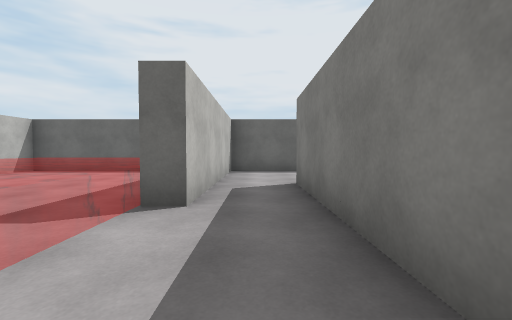
View 1 (above)

24 first-person views from a walk through a 3-D level made in the Unity game engine. The camera is 1.2 m above the floor, tilts 2° down and sees 90° across. The floor is counted in squares, 2 m on a side. Each view is taken from the middle of a square. On the plan, view 1 faces up. The plan holds only what a view shows up to about 9 squares ahead; the rest is blank. The place goes on beyond the plan. The player is left out. Some animated figures are not drawn. Surface patterns are stand-ins for the level's own textures.

View 2
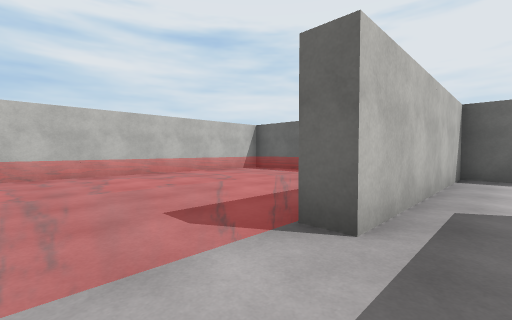

View 3
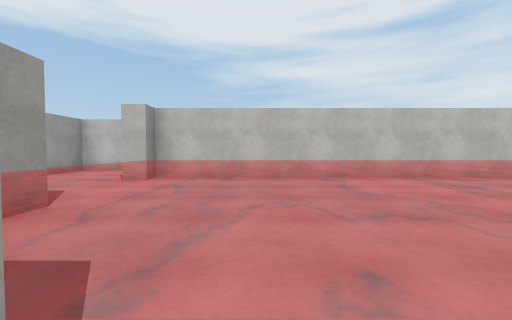

View 4
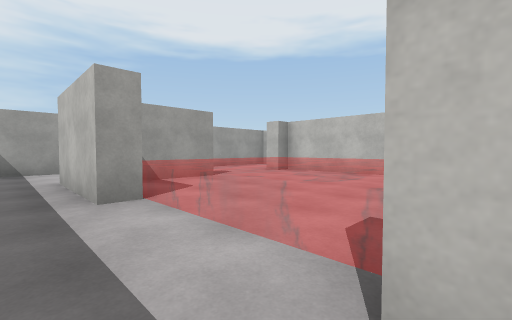

View 5
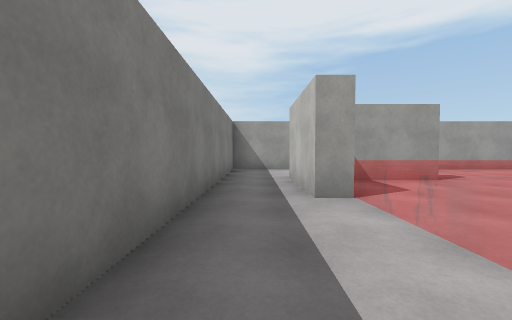

View 6
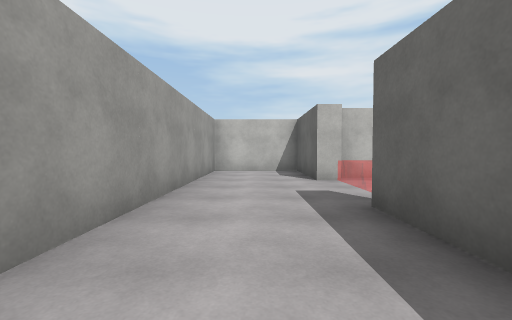

View 7
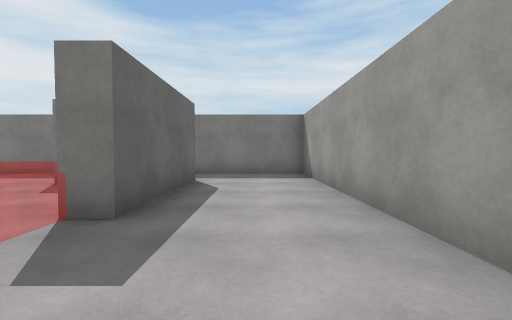

View 8
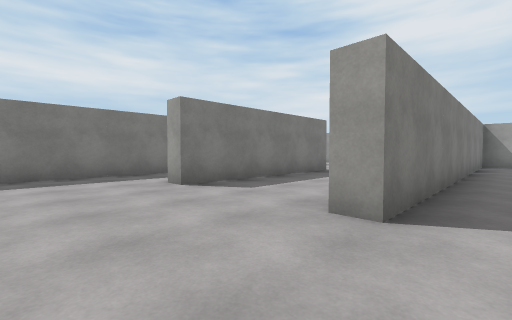

View 9
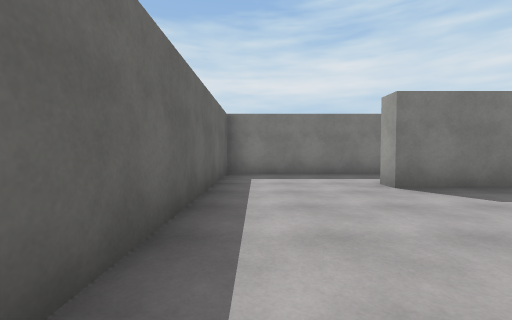

View 10
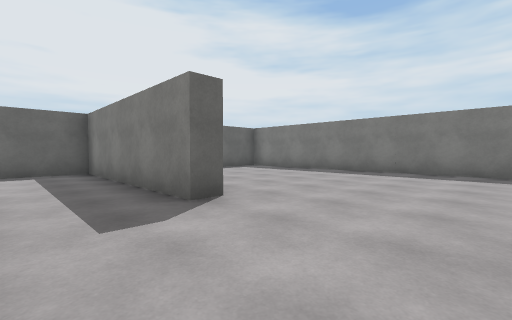

View 11
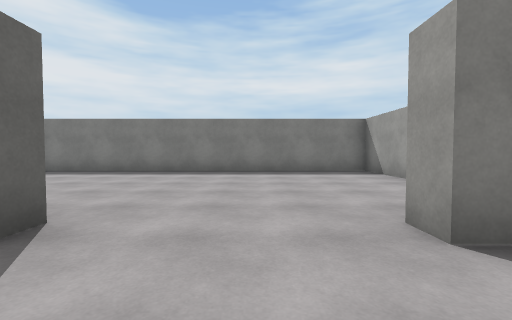

View 12
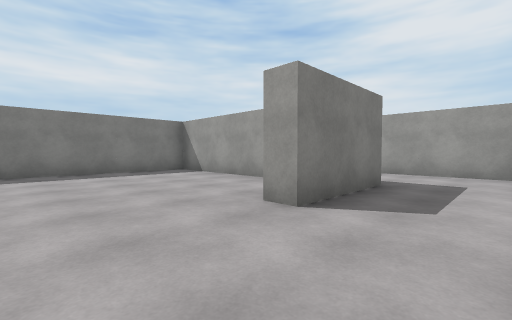

View 13
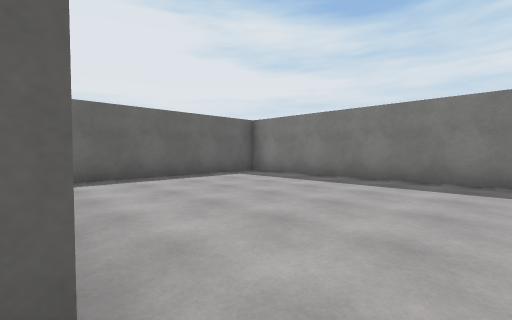

View 14
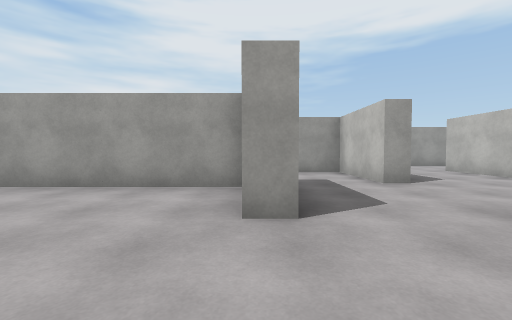

View 15
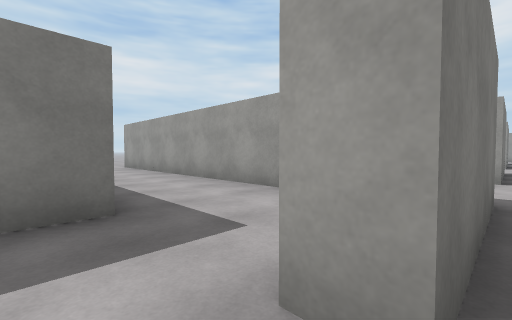

View 16
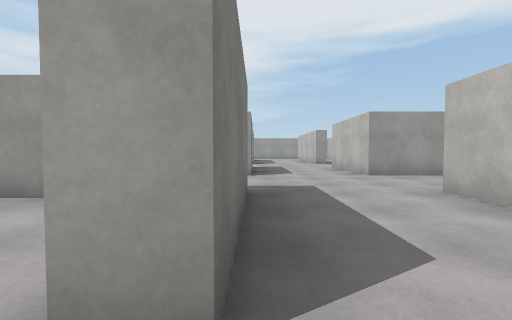

View 17
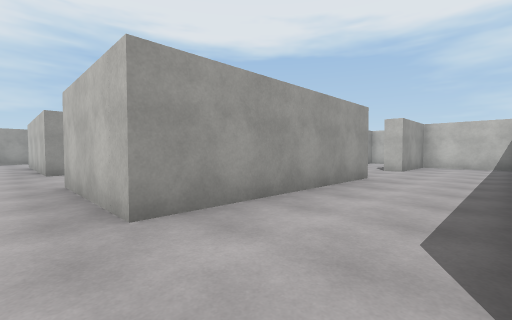

View 18
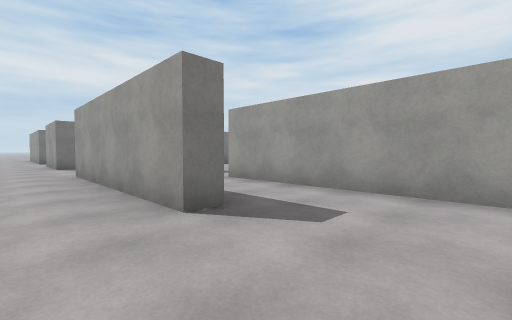

View 19
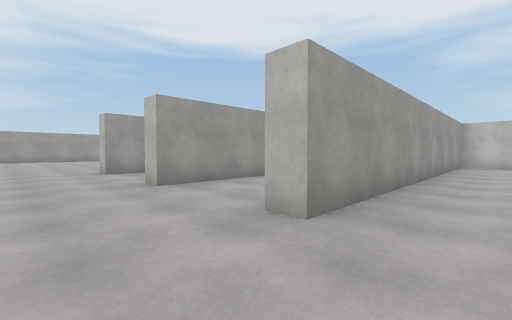

View 20
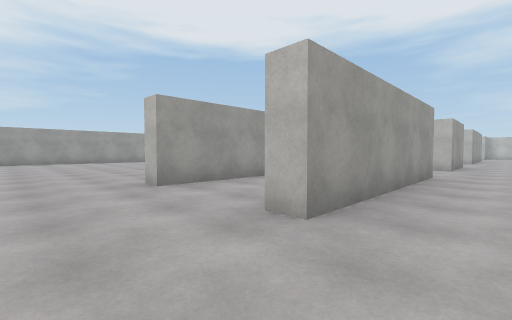

View 21
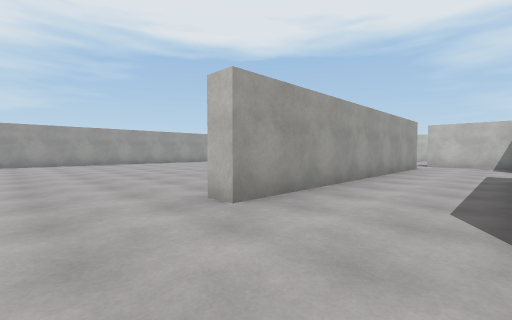

View 22
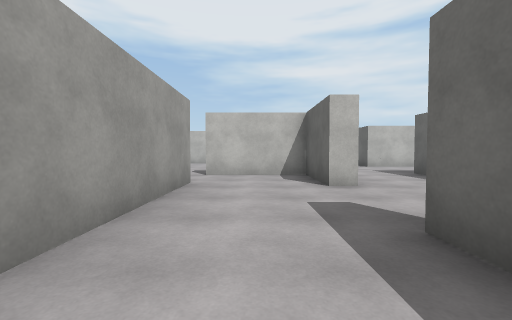

View 23
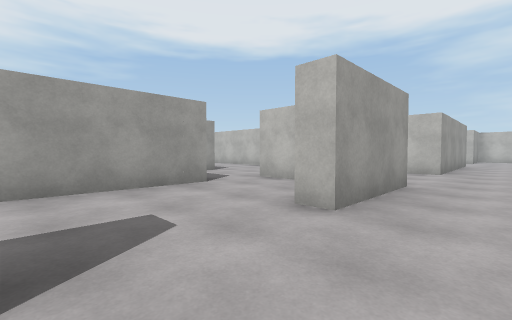

View 24
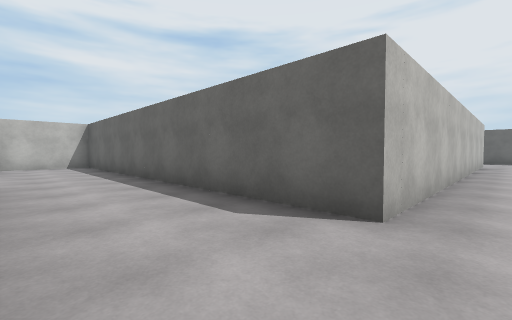

### Floor plan
Key: @ floor where view 1 was taken; # wall or solid block; . floor; ≈ lava the walk keeps out of.
Columns run from 9 left of view 1 to 16 right of it. Each row starts with its distance up from view 1.
  8   ####  ###############
  7   #≈≈≈≈ #.......#.....#
  6   #≈≈≈≈ #.......#.....#
  5   #≈≈≈≈≈#.......#.....#
  4   #≈≈≈≈≈#.#..#..#.....#
  3   #≈≈≈≈≈#.#..#..#.....#
  2   #≈≈≈≈≈..#..#........#
  1   #≈≈≈≈≈..#..#........#
  0   #≈≈≈≈≈.@#. #........#
 -1   #≈≈≈≈≈#.#. ...#.....#
 -2  ###≈≈###.#.....#....##
 -3 ##........#..#..######
 -4 #.........#..#............
 -5 #........##..#............
 -6 ##########...###########..
 -7 #.........................
 -8 #.........................
 -9 ###...#####..###...#####..
-10    .....  #..#............
-11    #####  #..#............
-12           .....#########..
-13           .....       ....
-14           #..#        ....
-15           #.         .....
-16           #.        ......
-17           #.        ......
-18           #.         .....
-19                       ....
-20                        ...
-21                         ..
-22                          #

Positions as (right, up) in squares from view 1, and headings:
1: (0, 0), facing up
2: (0, 1), facing up-left
3: (-1, 0), facing left
4: (0, 3), facing down-left
5: (0, 3), facing down
6: (-1, -4), facing left
7: (-6, -4), facing right
8: (0, 7), facing down-right
9: (0, 7), facing right
10: (5, 0), facing up-right
11: (5, 1), facing right
12: (5, 2), facing down-right
13: (7, 2), facing up-right
14: (7, 2), facing down
15: (4, -2), facing down-right
16: (4, -2), facing down
17: (2, -6), facing down-left
18: (-6, -7), facing down-right
19: (16, -4), facing down-left
20: (16, -7), facing down-left
21: (16, -9), facing down-left
22: (11, -10), facing left
23: (9, -7), facing down-left
24: (2, -8), facing up-left
